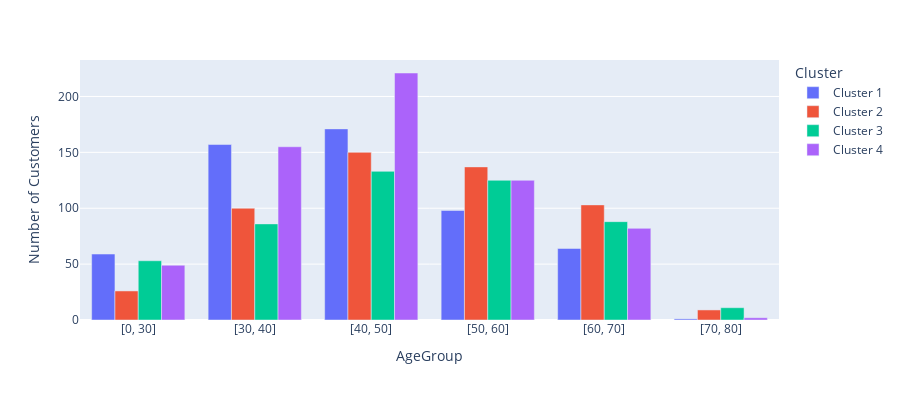

Notebook source saved alongside this figure:
### Code cell
df_plot = df[['AgeGroup', 'Cluster', 'ID']].groupby(['AgeGroup', 'Cluster']).count()
df_plot.reset_index(inplace=True)
df_plot.rename(columns={"ID":"Number of Customers"}, inplace=True)


fig = px.bar(df_plot, x="AgeGroup", y="Number of Customers",
             color='Cluster', barmode='group',
             height=400)
fig.show()

### Figure 1 — Plotly figure (JSON) as saved in the notebook; plotly's stock layout.template omitted (floating-point values rounded to 4 significant figures)
{"data": [{"alignmentgroup": "True", "hovertemplate": "Cluster=Cluster 1<br>AgeGroup=%{x}<br>Number of Customers=%{y}<extra></extra>", "legendgroup": "Cluster 1", "marker": {"color": "#636efa", "pattern": {"shape": ""}}, "name": "Cluster 1", "offsetgroup": "Cluster 1", "orientation": "v", "showlegend": true, "textposition": "auto", "type": "bar", "x": ["[0, 30]", "[30, 40]", "[40, 50]", "[50, 60]", "[60, 70]", "[70, 80]"], "xaxis": "x", "y": [59, 157, 171, 98, 64, 1], "yaxis": "y"}, {"alignmentgroup": "True", "hovertemplate": "Cluster=Cluster 2<br>AgeGroup=%{x}<br>Number of Customers=%{y}<extra></extra>", "legendgroup": "Cluster 2", "marker": {"color": "#EF553B", "pattern": {"shape": ""}}, "name": "Cluster 2", "offsetgroup": "Cluster 2", "orientation": "v", "showlegend": true, "textposition": "auto", "type": "bar", "x": ["[0, 30]", "[30, 40]", "[40, 50]", "[50, 60]", "[60, 70]", "[70, 80]"], "xaxis": "x", "y": [26, 100, 150, 137, 103, 9], "yaxis": "y"}, {"alignmentgroup": "True", "hovertemplate": "Cluster=Cluster 3<br>AgeGroup=%{x}<br>Number of Customers=%{y}<extra></extra>", "legendgroup": "Cluster 3", "marker": {"color": "#00cc96", "pattern": {"shape": ""}}, "name": "Cluster 3", "offsetgroup": "Cluster 3", "orientation": "v", "showlegend": true, "textposition": "auto", "type": "bar", "x": ["[0, 30]", "[30, 40]", "[40, 50]", "[50, 60]", "[60, 70]", "[70, 80]"], "xaxis": "x", "y": [53, 86, 133, 125, 88, 11], "yaxis": "y"}, {"alignmentgroup": "True", "hovertemplate": "Cluster=Cluster 4<br>AgeGroup=%{x}<br>Number of Customers=%{y}<extra></extra>", "legendgroup": "Cluster 4", "marker": {"color": "#ab63fa", "pattern": {"shape": ""}}, "name": "Cluster 4", "offsetgroup": "Cluster 4", "orientation": "v", "showlegend": true, "textposition": "auto", "type": "bar", "x": ["[0, 30]", "[30, 40]", "[40, 50]", "[50, 60]", "[60, 70]", "[70, 80]"], "xaxis": "x", "y": [49, 155, 221, 125, 82, 2], "yaxis": "y"}], "layout": {"barmode": "group", "height": 400, "legend": {"title": {"text": "Cluster"}, "tracegroupgap": 0}, "margin": {"t": 60}, "xaxis": {"anchor": "y", "domain": [0, 1], "title": {"text": "AgeGroup"}}, "yaxis": {"anchor": "x", "domain": [0, 1], "title": {"text": "Number of Customers"}}}}
